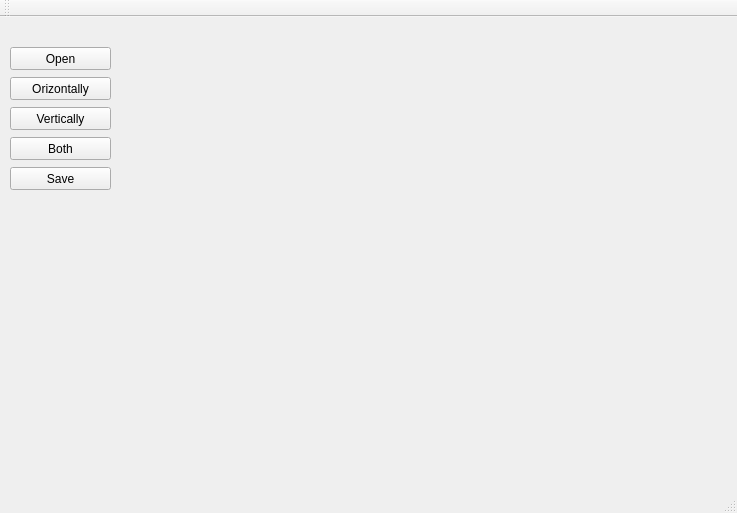
<?xml version="1.0" encoding="UTF-8"?>
<ui version="4.0">
 <class>MainWindow</class>
 <widget class="QMainWindow" name="MainWindow">
  <property name="geometry">
   <rect>
    <x>0</x>
    <y>0</y>
    <width>737</width>
    <height>513</height>
   </rect>
  </property>
  <property name="windowTitle">
   <string>MainWindow</string>
  </property>
  <widget class="QWidget" name="centralWidget">
   <widget class="QPushButton" name="openImg">
    <property name="geometry">
     <rect>
      <x>10</x>
      <y>30</y>
      <width>101</width>
      <height>23</height>
     </rect>
    </property>
    <property name="text">
     <string>Open</string>
    </property>
   </widget>
   <widget class="QLabel" name="label_Initial_Img">
    <property name="geometry">
     <rect>
      <x>150</x>
      <y>10</y>
      <width>241</width>
      <height>201</height>
     </rect>
    </property>
    <property name="autoFillBackground">
     <bool>true</bool>
    </property>
    <property name="text">
     <string/>
    </property>
   </widget>
   <widget class="QLabel" name="label_Img_Orizontally">
    <property name="geometry">
     <rect>
      <x>430</x>
      <y>10</y>
      <width>241</width>
      <height>201</height>
     </rect>
    </property>
    <property name="autoFillBackground">
     <bool>true</bool>
    </property>
    <property name="text">
     <string/>
    </property>
   </widget>
   <widget class="QLabel" name="label_Img_Vertically">
    <property name="geometry">
     <rect>
      <x>140</x>
      <y>230</y>
      <width>241</width>
      <height>201</height>
     </rect>
    </property>
    <property name="autoFillBackground">
     <bool>true</bool>
    </property>
    <property name="text">
     <string/>
    </property>
   </widget>
   <widget class="QLabel" name="label_Both">
    <property name="geometry">
     <rect>
      <x>410</x>
      <y>230</y>
      <width>241</width>
      <height>201</height>
     </rect>
    </property>
    <property name="text">
     <string/>
    </property>
   </widget>
   <widget class="QPushButton" name="pushButton_Orizontally">
    <property name="geometry">
     <rect>
      <x>10</x>
      <y>60</y>
      <width>101</width>
      <height>23</height>
     </rect>
    </property>
    <property name="text">
     <string>Orizontally</string>
    </property>
   </widget>
   <widget class="QPushButton" name="pushButton_Vertically">
    <property name="geometry">
     <rect>
      <x>10</x>
      <y>90</y>
      <width>101</width>
      <height>23</height>
     </rect>
    </property>
    <property name="text">
     <string>Vertically</string>
    </property>
   </widget>
   <widget class="QPushButton" name="pushButton_Both">
    <property name="geometry">
     <rect>
      <x>10</x>
      <y>120</y>
      <width>101</width>
      <height>23</height>
     </rect>
    </property>
    <property name="text">
     <string>Both</string>
    </property>
   </widget>
   <widget class="QPushButton" name="pushButton_Save">
    <property name="geometry">
     <rect>
      <x>10</x>
      <y>150</y>
      <width>101</width>
      <height>23</height>
     </rect>
    </property>
    <property name="text">
     <string>Save</string>
    </property>
   </widget>
  </widget>
  <widget class="QMenuBar" name="menuBar">
   <property name="geometry">
    <rect>
     <x>0</x>
     <y>0</y>
     <width>737</width>
     <height>21</height>
    </rect>
   </property>
  </widget>
  <widget class="QToolBar" name="mainToolBar">
   <attribute name="toolBarArea">
    <enum>TopToolBarArea</enum>
   </attribute>
   <attribute name="toolBarBreak">
    <bool>false</bool>
   </attribute>
  </widget>
  <widget class="QStatusBar" name="statusBar"/>
 </widget>
 <layoutdefault spacing="6" margin="11"/>
 <resources/>
 <connections/>
</ui>
